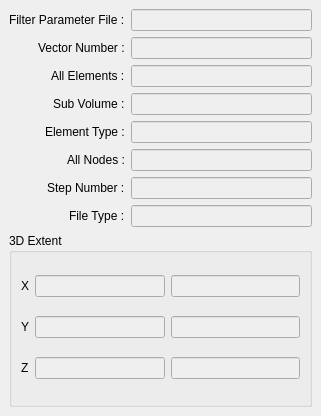
<?xml version="1.0" encoding="UTF-8"?>
<ui version="4.0">
 <class>FilterInfomation</class>
 <widget class="QDockWidget" name="FilterInfomation">
  <property name="geometry">
   <rect>
    <x>0</x>
    <y>0</y>
    <width>321</width>
    <height>416</height>
   </rect>
  </property>
  <property name="windowTitle">
   <string>Filter Infomation</string>
  </property>
  <widget class="QWidget" name="dockWidgetContents">
   <layout class="QGridLayout" name="gridLayout">
    <item row="8" column="0" alignment="Qt::AlignRight">
     <widget class="QLabel" name="fileTypeLbl">
      <property name="text">
       <string>File Type :</string>
      </property>
     </widget>
    </item>
    <item row="6" column="1">
     <widget class="QLineEdit" name="allNodesLEdit">
      <property name="enabled">
       <bool>false</bool>
      </property>
     </widget>
    </item>
    <item row="2" column="1">
     <widget class="QLineEdit" name="vectorNumberLEdit">
      <property name="enabled">
       <bool>false</bool>
      </property>
     </widget>
    </item>
    <item row="7" column="0" alignment="Qt::AlignRight">
     <widget class="QLabel" name="stepNumberLbl">
      <property name="text">
       <string>Step Number :</string>
      </property>
     </widget>
    </item>
    <item row="5" column="0" alignment="Qt::AlignRight">
     <widget class="QLabel" name="elementTypeLbl">
      <property name="text">
       <string>Element Type :</string>
      </property>
     </widget>
    </item>
    <item row="3" column="1">
     <widget class="QLineEdit" name="allElementsLEdit">
      <property name="enabled">
       <bool>false</bool>
      </property>
     </widget>
    </item>
    <item row="4" column="1">
     <widget class="QLineEdit" name="subVolumeLEdit">
      <property name="enabled">
       <bool>false</bool>
      </property>
     </widget>
    </item>
    <item row="3" column="0" alignment="Qt::AlignRight">
     <widget class="QLabel" name="allElementsLbl">
      <property name="text">
       <string>All Elements :</string>
      </property>
     </widget>
    </item>
    <item row="2" column="0" alignment="Qt::AlignRight">
     <widget class="QLabel" name="vectorNumberLbl">
      <property name="text">
       <string>Vector Number :</string>
      </property>
     </widget>
    </item>
    <item row="8" column="1">
     <widget class="QLineEdit" name="fileTypeLEdit">
      <property name="enabled">
       <bool>false</bool>
      </property>
     </widget>
    </item>
    <item row="7" column="1">
     <widget class="QLineEdit" name="stepNumberLEdit">
      <property name="enabled">
       <bool>false</bool>
      </property>
     </widget>
    </item>
    <item row="6" column="0" alignment="Qt::AlignRight">
     <widget class="QLabel" name="allNodesLbl">
      <property name="text">
       <string>All Nodes :</string>
      </property>
     </widget>
    </item>
    <item row="5" column="1">
     <widget class="QLineEdit" name="elementTypeLEdit">
      <property name="enabled">
       <bool>false</bool>
      </property>
     </widget>
    </item>
    <item row="9" column="0" colspan="2">
     <widget class="QGroupBox" name="threeDExtentGBox">
      <property name="title">
       <string>3D Extent</string>
      </property>
      <layout class="QGridLayout" name="gridLayout_2">
       <item row="2" column="1">
        <widget class="QLineEdit" name="zMinLEdit">
         <property name="enabled">
          <bool>false</bool>
         </property>
        </widget>
       </item>
       <item row="0" column="0">
        <widget class="QLabel" name="xLbl">
         <property name="text">
          <string>X</string>
         </property>
        </widget>
       </item>
       <item row="1" column="0">
        <widget class="QLabel" name="yLbl">
         <property name="text">
          <string>Y</string>
         </property>
        </widget>
       </item>
       <item row="0" column="1">
        <widget class="QLineEdit" name="xMinLEdit">
         <property name="enabled">
          <bool>false</bool>
         </property>
        </widget>
       </item>
       <item row="2" column="0">
        <widget class="QLabel" name="zLbl">
         <property name="text">
          <string>Z</string>
         </property>
        </widget>
       </item>
       <item row="1" column="1">
        <widget class="QLineEdit" name="yMinLEdit">
         <property name="enabled">
          <bool>false</bool>
         </property>
        </widget>
       </item>
       <item row="0" column="2">
        <widget class="QLineEdit" name="xMaxLEdit">
         <property name="enabled">
          <bool>false</bool>
         </property>
        </widget>
       </item>
       <item row="1" column="2">
        <widget class="QLineEdit" name="yMaxLEdit">
         <property name="enabled">
          <bool>false</bool>
         </property>
        </widget>
       </item>
       <item row="2" column="2">
        <widget class="QLineEdit" name="zMaxLEdit">
         <property name="enabled">
          <bool>false</bool>
         </property>
        </widget>
       </item>
      </layout>
     </widget>
    </item>
    <item row="4" column="0" alignment="Qt::AlignRight">
     <widget class="QLabel" name="subVolumeLbl">
      <property name="text">
       <string>Sub Volume :</string>
      </property>
     </widget>
    </item>
    <item row="1" column="1">
     <widget class="QLineEdit" name="filterParameterFileLEdit">
      <property name="enabled">
       <bool>false</bool>
      </property>
     </widget>
    </item>
    <item row="1" column="0" alignment="Qt::AlignRight">
     <widget class="QLabel" name="filterParameterFileLbl">
      <property name="text">
       <string>Filter Parameter File :</string>
      </property>
     </widget>
    </item>
   </layout>
  </widget>
 </widget>
 <resources/>
 <connections/>
</ui>
